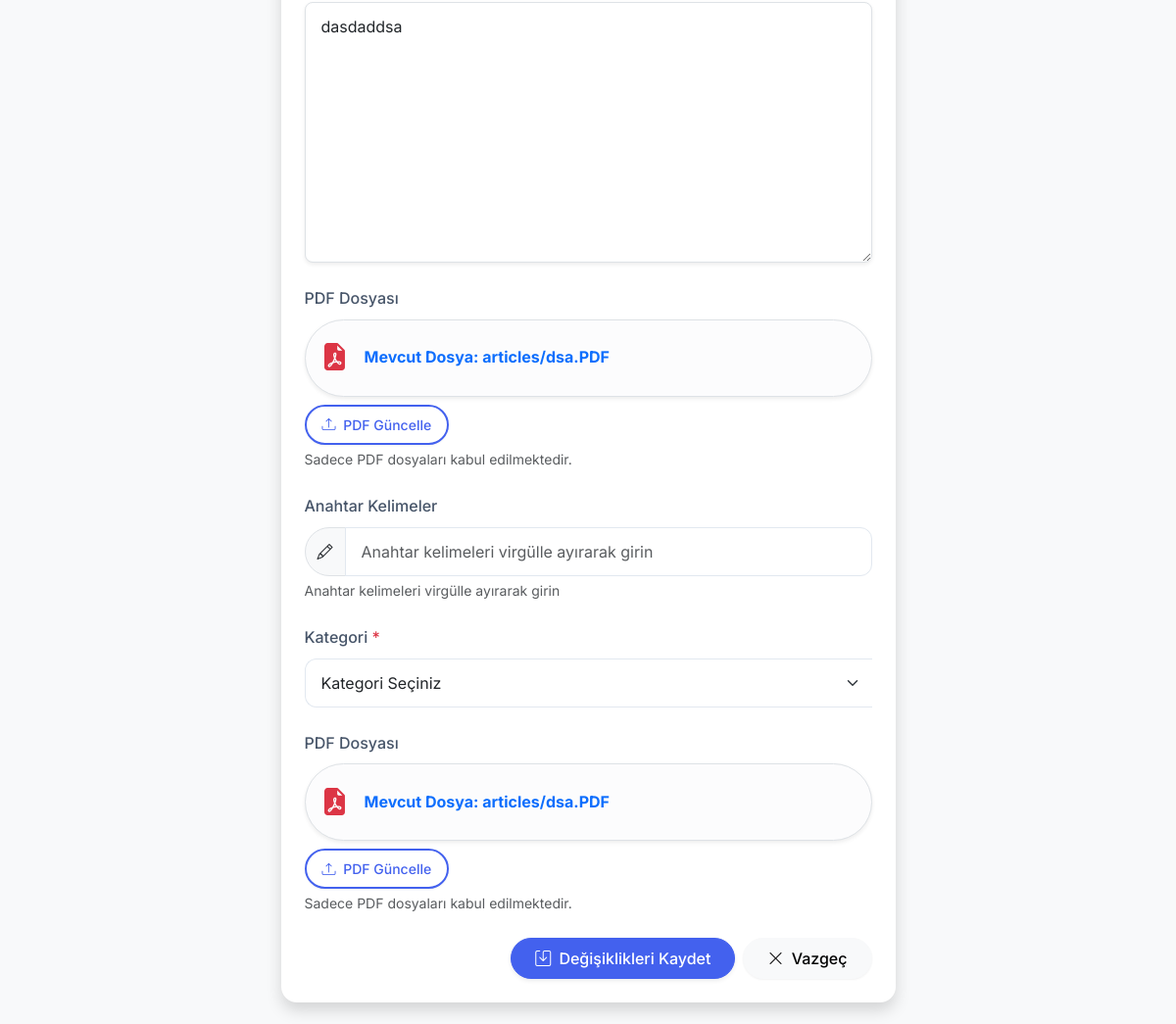
/makale/article-edit/32 (signed in, middle part), run on an earlier commit of the app's database.
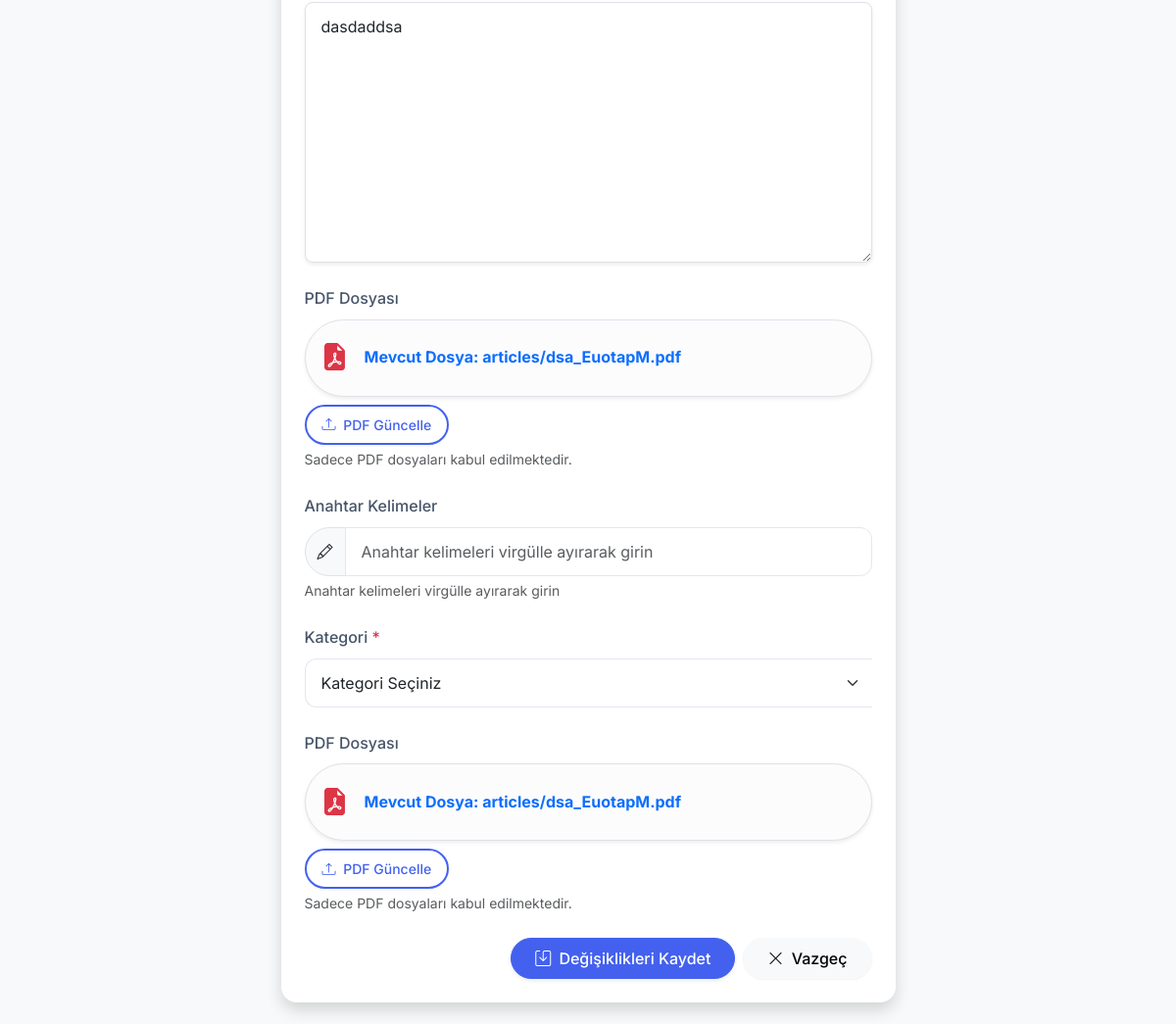
And on a later commit of the database.
### articles/models.py (models this page shows, shortened)
class Article(models.Model):
    title = models.CharField(max_length=200)
    description = models.TextField()
    image = models.ImageField(upload_to='articles', blank=True, null=True)
    file = models.FileField(
        upload_to=article_file_upload_to,
        blank=True,
        null=True,
        validators=[validate_pdf]
    )
    date = models.DateField(auto_now=True)
    isHome = models.BooleanField(default=False)
    slug = models.SlugField(null=False, blank=True, unique=True)
    categories = models.ForeignKey("Category",on_delete=models.SET_NULL, null=True, blank=True)
    author = models.ForeignKey(User, on_delete=models.CASCADE, null=True, blank=True)
    admin_note = models.TextField(blank=True, null=True)
    created_at = models.DateTimeField(auto_now_add=True)
    updated_at = models.DateTimeField(auto_now=True)
    is_admin_note_read_by_author = models.BooleanField(default=True)
    keywords = models.TextField(
        help_text="Anahtar kelimeleri virgülle ayırarak girin",
        blank=True,
        null=True
    )
    class Meta:
        ordering = ['-updated_at']

### articles/views.py (the view, shortened to what this page needs)
# urls.py: path('article-edit/<int:id>',views.article_edit, name='article_edit'),
@login_required
def article_edit(request, id):
    try:
        article = get_object_or_404(Article, pk=id)
    except ValueError:
        article = get_object_or_404(Article, slug=id)
    if request.user.is_superuser:
        form_class = ArticleEditForm
        template = 'articles/article-edit-admin.html'
    elif request.user == article.author:
        form_class = UserArticleEditForm
        template = 'articles/article-edit.html'
    else:
        raise PermissionDenied()
    if request.method == 'POST':
        form = form_class(request.POST, request.FILES, instance=article)
        if form.is_valid():
            print("Form geçerli!")
            print("Formun changed_data:", form.changed_data)
            print("Formun cleaned_data['file']:", form.cleaned_data.get('file'))
            print("Request.FILES:", request.FILES)
            updated_article = form.save(commit=False)
            if request.user == article.author and article.isHome and 'isHome' not in form.changed_data:
                updated_article.isHome = False
                messages.info(request, "Makaleniz güncellendi. Yeni değişiklikler editör tarafından incelendikten sonra tekrar yayınlanacaktır.")
            original_admin_note = Article.objects.get(pk=article.pk).admin_note
            if request.user.is_superuser or (hasattr(request.user, 'author') and request.user.author.editor_article):
                if updated_article.admin_note != original_admin_note:
                    updated_article.is_admin_note_read_by_author = False
            if request.user == article.author:
                updated_article.is_admin_note_read_by_author = True
            updated_article.save()
            form.save_m2m()
            messages.success(request, "Makale başarıyla güncellendi.")
            if request.user.is_superuser:
                return redirect('articles:article_list')
            elif hasattr(request.user, 'author') and request.user.author.editor_article:
                return redirect('account:editor_articles')
            else:
                return redirect('account:my_articles')
        else:
            return render(request, template, {"form": form})
    else:
        form = form_class(instance=article)
    return render(request, template, {"form": form})

### articles/templates/articles/article-edit.html (shortened to what this page needs)
{% extends 'layout.html' %}
{% load static %}
{% block css_file %}
    <link rel="stylesheet" href="{% static 'articles/css/style.css' %}">
{% endblock %}
{% block content %}
<div class="container py-5">
    <div class="row justify-content-center">
        <div class="col-lg-7 col-md-9 col-12">
            <div class="card shadow rounded-4 border-0">
                <div class="card-body p-4">
                    <form method="POST" enctype="multipart/form-data">
                        {% include 'partials/_form.html' %}
                        <div class="mb-4">
                            <label for="{{ form.file.id_for_label }}" class="form-label fw-medium">PDF Dosyası</label>
                            <div class="custom-file-upload-wrapper">
                                <div class="d-flex align-items-center mb-2 current-file-display p-3 border rounded-pill bg-light-subtle shadow-sm" id="pdf-display-container">
                                    <i class="bi bi-file-earmark-pdf-fill text-danger fs-3 me-3"></i>
                                    <div class="flex-grow-1">
                                        {% if form.instance.file %}
                                            <a href="{{ form.instance.file.url }}" target="_blank" class="text-decoration-none" id="current-pdf-link">
                                                <span class="fw-bold d-block text-truncate" id="current-pdf-name" data-original-name="Mevcut: {{ form.instance.file.name }}" style="max-width: 90%; cursor: pointer;">Mevcut Dosya: {{ form.instance.file.name|truncatechars:30 }}</span>
                                            </a>
                                        {% else %}
                                            <span class="fw-bold d-block text-truncate" id="current-pdf-name" data-original-name="PDF silindi" style="max-width: 90%;">Mevcut PDF Yok</span>
                                        {% endif %}
                                    </div>
                                </div>
                                <div class="d-flex gap-2" id="pdf-buttons-container">
                                    <button type="button" class="btn btn-outline-primary btn-sm rounded-pill" id="change-pdf-btn" data-bs-toggle="tooltip" data-target-id="{{ form.file.id_for_label }}">
                                        <i class="bi bi-upload me-1"></i> <span id="change-pdf-btn-text">{% if form.instance.file %}PDF Güncelle{% else %}PDF Ekle{% endif %}</span>
                                    </button>
                                </div>
                            </div>
                            <div class="form-text text-muted small mt-1">
                                {% if form.file.help_text %}
                                    {{ form.file.help_text|safe }}
                                {% else %}
                                    Sadece PDF dosyaları kabul edilmektedir.
                                {% endif %}
                            </div>
                        </div>
                        <div class="d-flex gap-2 mt-4 justify-content-end">
                            <button class="btn btn-primary px-4 py-2 rounded-pill shadow-sm" type="submit">
                                <i class="bi bi-save me-1"></i> Değişiklikleri Kaydet
                            </button>
                            <a href="{% url 'account:my_articles' %}" class="btn btn-light px-4 py-2 rounded-pill">
                                <i class="bi bi-x-lg me-1"></i> Vazgeç
                            </a>
                        </div>
                    </form>
                </div>
            </div>
        </div>
    </div>
</div>
{% endblock %}

### templates/layout.html (shortened to what this page needs)
{% load static %}
<!DOCTYPE html>
<html lang="tr">
<head>
    <link href="https://cdn.jsdelivr.net/npm/bootstrap@5.3.0/dist/css/bootstrap.min.css" rel="stylesheet">
    <link href="https://cdn.jsdelivr.net/npm/bootstrap-icons@1.10.0/font/bootstrap-icons.css" rel="stylesheet">
    <link rel="stylesheet" href="{% static 'css/style.css' %}"/>
    {% block css_file %} {% endblock %}
</head>
<body class="bg-light d-flex flex-column min-vh-100">
    <div class="container-fluid px-0">
        {% include 'partials/_nav.html' %}
        <main class="container py-4 flex-grow-1">
            {% block content %} {% endblock content %}
        </main>
</body>
</html>

### templates/partials/_nav.html (shortened to what this page needs)
{% load static %}
</body>
</html>

### templates/partials/_form.html (shortened to what this page needs)
{% load widget_tweaks %}
{% for field in form %}
    {% if field.name == 'description' %}
        {% include 'partials/_form_field.html' with form_field=field %}
    {% endif %}
{% endfor %}
{% for field in form %}
    {% if field.name == 'file' %}
        {% include 'partials/_form_field.html' with form_field=field %}
    {% endif %}
{% endfor %}
{% for field in form %}
    {% if field.name == 'keywords' %}
        {% include 'partials/_form_field.html' with form_field=field %}
    {% endif %}
{% endfor %}
{% for field in form %}
    {% if field.name == 'categories' %}
        {% include 'partials/_form_field.html' with form_field=field %}
    {% endif %}
{% endfor %}

### templates/partials/_form_field.html (shortened to what this page needs)
{% load widget_tweaks %}
<div class="mb-4 form-group {% if form_field.errors %}is-invalid{% endif %}">
    {% if form_field.name == 'categories' %}
    <label for="{{ form_field.id_for_label }}" class="form-label fw-medium">
        Kategori
        {% if form_field.field.required %}
        <span class="text-danger">*</span>
        {% endif %}
    </label>
    <div class="input-group">
        {{ form_field|add_class:"form-select" }}
    </div>
    {% elif form_field.name == 'file' %}
    <label for="{{ form_field.id_for_label }}" class="form-label fw-medium">PDF Dosyası</label>
    <div class="custom-file-upload-wrapper">
        <div class="d-flex align-items-center mb-2 current-file-display p-3 border rounded-pill bg-light-subtle shadow-sm" id="pdf-display-container">
            <i class="bi bi-file-earmark-pdf-fill text-danger fs-3 me-3"></i>
            <div class="flex-grow-1">
                {% if form_field.value %}
                    <a href="{{ form_field.value.url }}" target="_blank" class="text-decoration-none" id="current-pdf-link">
                        <span class="fw-bold d-block text-truncate" id="current-pdf-name" data-original-name="Mevcut: {{ form_field.value.name }}" style="max-width: 90%; cursor: pointer;">Mevcut Dosya: {{ form_field.value.name|truncatechars:30 }}</span>
                    </a>
                {% else %}
                    <span class="fw-bold d-block text-truncate" id="current-pdf-name" data-original-name="PDF silindi" style="max-width: 90%;">Mevcut PDF Yok</span>
                {% endif %}
            </div>
        </div>
        <div class="d-flex gap-2" id="pdf-buttons-container">
            <button type="button" class="btn btn-outline-primary btn-sm rounded-pill" id="change-pdf-btn" data-bs-toggle="tooltip" data-target-id="{{ form_field.id_for_label }}" title="PDF dosyasını güncellemek için tıklayın">
                <i class="bi bi-upload me-1"></i> <span id="change-pdf-btn-text">{% if form_field.value %}PDF Güncelle{% else %}PDF Ekle{% endif %}</span>
            </button>
        </div>
    </div>
    <div class="form-text text-muted small mt-1">
        {% if form_field.help_text %}
            {{ form_field.help_text|safe }}
        {% else %}
            Sadece PDF dosyaları kabul edilmektedir.
        {% endif %}
    </div>
    {% else %}
    <label for="{{ form_field.id_for_label }}" class="form-label fw-medium">
        {{ form_field.label }}
    </label>
    {% if form_field.field.widget.input_type == 'checkbox' %}
    <div class="form-check form-switch mb-4">
        {{ form_field|add_class:"form-check-input"|attr:"autocomplete:off" }}
        <label class="form-check-label" for="{{ form_field.id_for_label }}" role="switch">
        </label>
        {% if form_field.help_text %}
        <small class="form-text text-muted d-block mt-1">{{ form_field.help_text|safe }}</small>
        {% endif %}
    </div>
    {% elif form_field.name == 'content' or form_field.name == 'body' or form_field.name == 'description' or form_field.name == 'admin_note' or 'text' in form_field.field.widget.attrs.class %}
    {{ form_field|add_class:"rounded-3 border shadow-sm"|attr:"autocomplete:off" }}
    {% else %}
    <div class="input-group">
        {% if 'email' in form_field.name %}
        <span class="input-group-text bg-light border rounded-start-pill">
            <i class="bi bi-envelope"></i>
        </span>
        {% elif 'password' in form_field.name %}
        <span class="input-group-text bg-light border rounded-start-pill">
            <i class="bi bi-lock"></i>
        </span>
        {% elif 'user' in form_field.name or 'name' in form_field.name %}
        <span class="input-group-text bg-light border rounded-start-pill">
            <i class="bi bi-person"></i>
        </span>
        {% elif 'phone' in form_field.name %}
        <span class="input-group-text bg-light border rounded-start-pill">
            <i class="bi bi-telephone"></i>
        </span>
        {% elif 'date' in form_field.name %}
        <span class="input-group-text bg-light border rounded-start-pill">
            <i class="bi bi-calendar"></i>
        </span>
        {% elif 'time' in form_field.name %}
        <span class="input-group-text bg-light border rounded-start-pill">
            <i class="bi bi-clock"></i>
        </span>
        {% elif 'url' in form_field.name or 'link' in form_field.name %}
        <span class="input-group-text bg-light border rounded-start-pill">
            <i class="bi bi-link"></i>
        </span>
        {% else %}
        <span class="input-group-text bg-light border rounded-start-pill">
            <i class="bi bi-pencil"></i>
        </span>
        {% endif %}
        {{ form_field|add_class:"form-control"|attr:"autocomplete:off" }}
    </div>
    <div class="form-text text-muted small mt-1">{{ form_field.help_text|safe }}</div>
    {% endif %}
    {% endif %}
</div>

### templates/partials/_footer.html (shortened to what this page needs)
{% load static %}

What changed in the data, as far as the page shows it:
changed Article "dasdaddsa": value.name "articles/dsa.PDF" → "articles/dsa_EuotapM.pdf"; instance.file.name "articles/dsa.PDF" → "articles/dsa_EuotapM.pdf"
